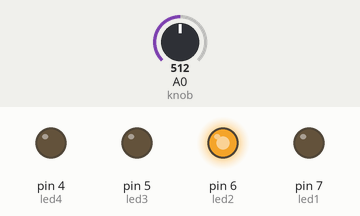
Bench run of a sketch on a simulated Arduino Uno, built with avr-gcc and run on an emulated ATmega328P. Shown: output pins drawn as LEDs (lit = HIGH). Dashed ring = blinking. The inputs (shaded band) are chosen by the test bench; at power-on: A0 (knob) = 512.

Above: at 1.2 s.
1.3 s: A0 (knob) set to 553
2.8 s: A0 (knob) set to 568
At 3.4 s:
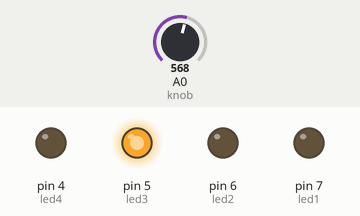
4.3 s: A0 (knob) set to 687
5.8 s: A0 (knob) set to 710
At 6.9 s:
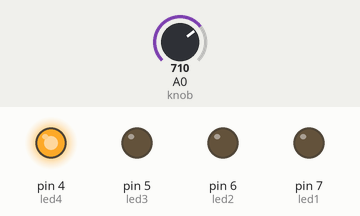
7.3 s: A0 (knob) set to 789
8.8 s: A0 (knob) set to 817
At 9.05 s:
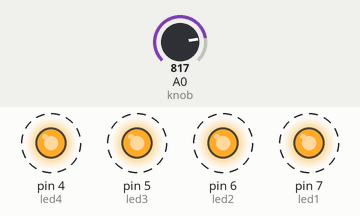
Timing chart, 0 to 12.8 s (numbered marks = the images above; inputs shaded):
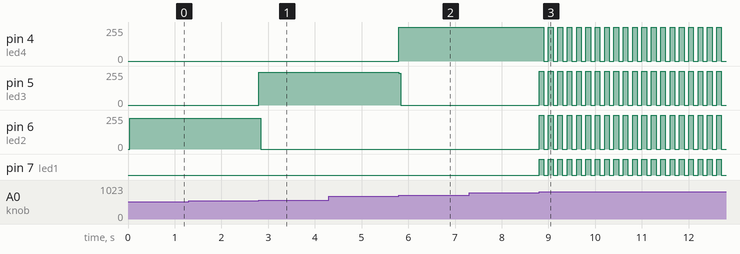

Measured:
- the behaviour switches between 560 and 561 on A0 (knob) (found by bisection; images 0 and 1)
- the behaviour switches between 700 and 701 on A0 (knob) (found by bisection; images 1 and 2)
- the behaviour switches between 800 and 801 on A0 (knob) (found by bisection; images 2 and 3)
- after the input at 1.3 s, every drawn part: stays the same
- after the input at 2.8 s, pin 5 (led3): 0/255 → 244/255 at once; pin 6 (led2): 231/255 → 0/255 at once
- after the input at 4.3 s, every drawn part: stays the same
- after the input at 5.8 s, pin 4 (led4): 0/255 → 252/255 at once; pin 5 (led3): 244/255 → 0/255 at once
- after the input at 7.3 s, every drawn part: stays the same
- after the input at 8.8 s, pin 4 (led4), pin 5 (led3), pin 6 (led2): alternates 255/255 for 0.10 s and 0/255 for 0.10 s, starting at once; pin 7 (led1): alternates HIGH for 0.10 s and LOW for 0.10 s, starting at once

The sketch:

controlLeds.ino
```cpp
#include "leds.h"

#define knob A0

void setup() {
  // Potenciometro
  pinMode(knob, INPUT);
  // Leds
  pinMode(led1, OUTPUT);
  pinMode(led2, OUTPUT);
  pinMode(led3, OUTPUT);
  pinMode(led4, OUTPUT);
}

void loop() {
 int value = analogRead(knob);

 switch(value){
  case 0 ... 300:
    allOff();
    break;
  case 301 ... 420:
    allOff();
    digitalWrite(led1, HIGH);
    break;
  case 421 ... 560:
    allOff();
    digitalWrite(led2, HIGH);
    break;
  case 561 ... 700:
    allOff();
    digitalWrite(led3, HIGH);
    break;
  case 701 ... 800:
    allOff();
    digitalWrite(led4, HIGH);
    break;
  case 801 ... 1023:
    blinkAll();
    break;
 }
}
```

leds.h
```cpp
#define led1 7
#define led2 6
#define led3 5
#define led4 4

void allOff(){
  digitalWrite(led1, LOW);
  digitalWrite(led2, LOW);
  digitalWrite(led3, LOW);
  digitalWrite(led4, LOW);
}

void blinkAll(){
  digitalWrite(led1, HIGH);
  digitalWrite(led2, HIGH);
  digitalWrite(led3, HIGH);
  digitalWrite(led4, HIGH);
  delay(100);
  digitalWrite(led1, LOW);
  digitalWrite(led2, LOW);
  digitalWrite(led3, LOW);
  digitalWrite(led4, LOW);
  delay(100);
}
```
